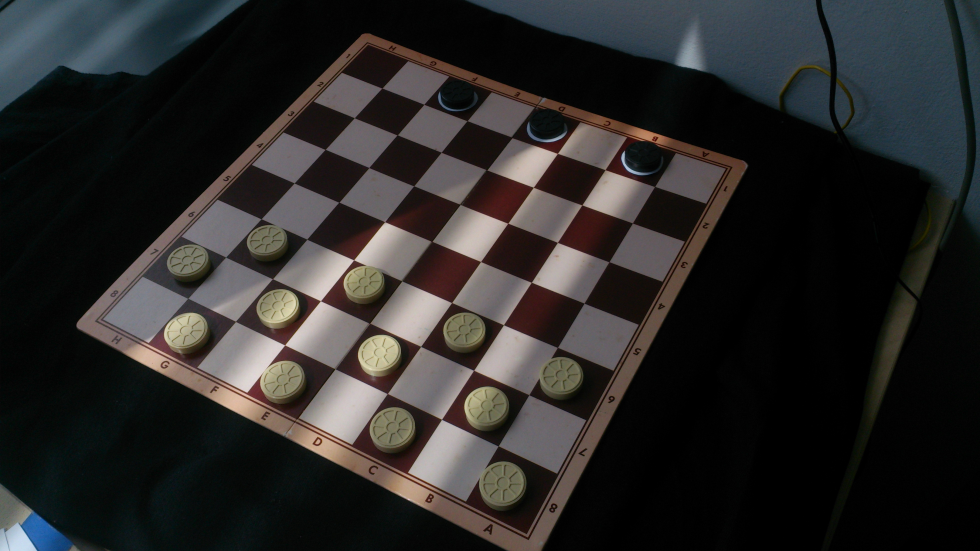
#> input picture DSC_0397.JPG, 3920 x 2204 px, given in place of the camera (shown at 1/4 size)
$ python Sachy_final3.py   (Python 2 division)   (older library calls are emulated)
#> lines starting #> are read from the running program, lines starting #| are printed output that depends on the picture; after the words box and inside, x2 and y2 are one past the last pixel; in counts of white or black regions, pixels touching at a corner belong together
import cStringIO
import urllib
import scipy
import scipy.misc
import skimage
import skimage.io
import skimage.data
import skimage.draw
from skimage.filters import threshold_otsu, gaussian_filter
import skimage.transform
# from skimage.filter import threshold_otsu, gaussian_filter
from skimage.morphology import binary_closing, binary_erosion, binary_opening, label, binary_dilation
from skimage.measure import regionprops
from skimage.color import label2rgb, rgb2gray
import skimage.feature
from matplotlib.pyplot import imshow
import matplotlib.pyplot as plt
import numpy as np
import cv2
# from __future__ import print_function

import math
import numpy as np
import matplotlib.pyplot as plt

from skimage import data
from skimage import transform as tf

# [52 lines left out: function policka, not called in this run]

# def fce():
#     return 0

def najdi_kruznice(obr, prah_kruznice):
    edg = skimage.feature.canny(rgb2gray(obr),3)
    try_radii = np.arange(15, 30)
    res = skimage.transform.hough_circle(edg, try_radii)
#     r, c, try_radii[ridx]

#     prah_kruznice = 0.5
    kruznice = np.asarray(np.nonzero(res > prah_kruznice)).T
    nove_kruznice = []
    for kruz in kruznice:
        nova_kruz = [kruz[1], kruz[2], try_radii[kruz[0]]]
        nove_kruznice.append(nova_kruz)
    kruznice = filtrace_kruznic(nove_kruznice)
    return kruznice

def filtrace_kruznic (kruznice):
    kruznice_filtr = []
    for k in range(len(kruznice)):
        vzdalenosti = []
        for i in range(len(kruznice_filtr)):
            vzdal = vzdalenost(kruznice[k], kruznice_filtr[i])
            vzdalenosti.append(vzdal)

        if len(vzdalenosti) == 0:
            kruznice_filtr.append(kruznice[k])
        else:
            if np.min(vzdalenosti) > 10:
                kruznice_filtr.append(kruznice[k])
    return kruznice_filtr
# print kruznice_filtr

# [23 lines left out: function vymaluj_kruznice, not called in this run]

def vzdalenost(stred1, stred2):
    vzdal = ((stred2[0]-stred1[0])**2+(stred2[1]-stred1[1])**2)**0.5
    return vzdal

def nacti_obrazek():
    cap = cv2.VideoCapture(0)
    ret, frame = cap.read()
    img = cv2.cvtColor(frame, cv2.COLOR_BGR2GRAY)
    # plt.imshow(img, cmap="gray")
    # cap = cv2.VideoCapture(0)
    # ret, frame = cap.read()
    #
    # # Our operations on the frame come here
    img = cv2.cvtColor(frame, cv2.COLOR_BGR2GRAY)
    obr=img
    # plt.show()
    return obr

def najdi_zmeny(kruznice, kruznice_prev):
    zmeny=[]
    for k in range(len(kruznice)):
        je_kruznice_v_seznamu(kruznice[k], kruznice_prev)
        kr=je_kruznice_v_seznamu(kruznice[k], kruznice_prev)

        if kr==False:
            zmeny.append(k)

        # [6 lines of commented-out code are left out]
    return zmeny

# [11 lines left out: function je_kruznice_v_seznamu, not called in this run]

margins = dict(hspace=0.01, wspace=0.01, top=1, bottom=0, left=0, right=1)

# rohy_sachovnice = np.asarray(plt.ginput(4))
rohy_sachovnice = np.asarray([
    [133.69354839,  94.98387097],
    [105.30645161, 417.56451613],
    [461.43548387, 418.85483871],
    [440.79032258, 110.46774194]])

cap = cv2.VideoCapture(0)
ret, frame = cap.read()
#> frame is the input picture: shape (2204, 3920, 3); mean B, G, R 40.8, 41.6, 42.8
img = cv2.cvtColor(frame, cv2.COLOR_BGR2GRAY)
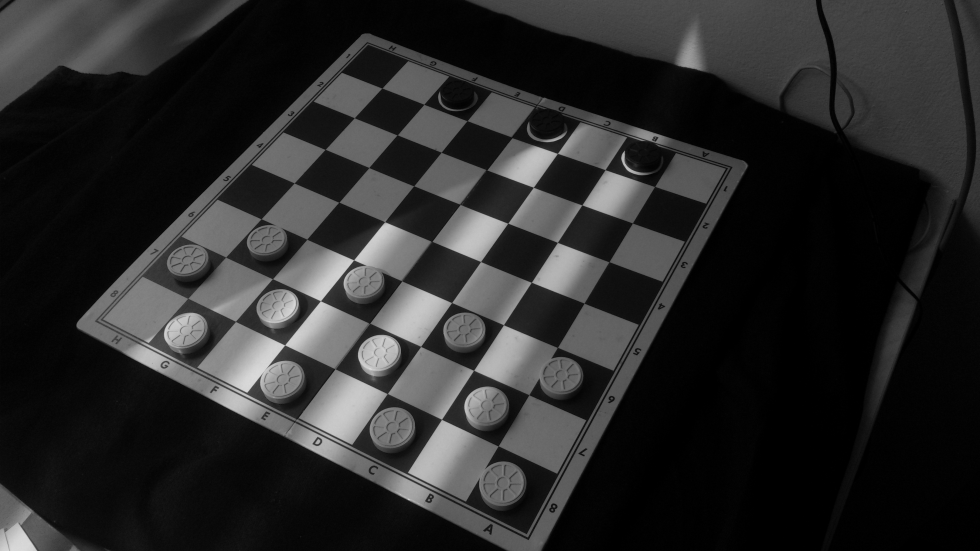
#> img: shape (2204, 3920) (shown at 1/4 size); min 0, max 229, mean 41.9

src = np.array((
    (0, 0),
    (0, 400),
    (400, 400),
    (400, 0)
))
dst = rohy_sachovnice

tform3 = tf.ProjectiveTransform()
tform3.estimate(src, dst)
warped = tf.warp(img, tform3, output_shape=(50, 300))
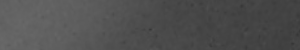
#> warped: shape (50, 300) float64; min 0.215, max 0.411, mean 0.315

# [8 lines of commented-out code are left out]
while True:
    obr = nacti_obrazek()
    obr = tf.warp(obr, tform3, output_shape=(400, 400))
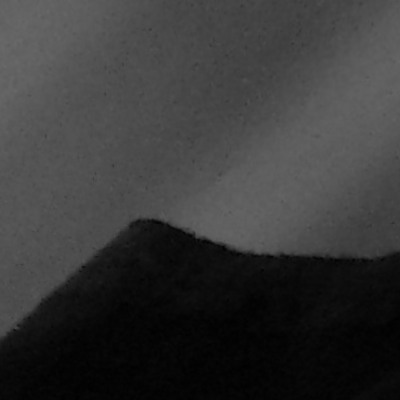
#> obr: shape (400, 400) float64; min 0.00412, max 0.411, mean 0.219
    plt.imshow(obr, cmap="gray")
    plt.show()

    obr_prev = nacti_obrazek()
    obr_prev = tf.warp(obr_prev, tform3, output_shape=(400, 400))
    plt.imshow(obr_prev, cmap="gray")
    plt.show()

    # print rohy_sachovnice

    kruznice = najdi_kruznice(obr, 0.4)
#> in najdi_kruznice, `edg = skimage.feature.canny(rgb2gray(obr),3)`:
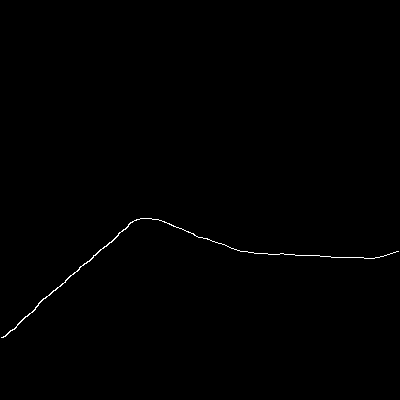
#> edg: shape (400, 400) bool; 0.32% white in thin lines or dots, all inside (x1, y1, x2, y2) = (1, 218, 399, 338)
#> in najdi_kruznice, `kruznice = np.asarray(np.nonzero(res > prah_kruznice)).T`: kruznice = empty array
#> after the loop in najdi_kruznice, `for kruz in kruznice:`: nove_kruznice = []
#> kruznice = []
    kruznice_prev = najdi_kruznice(obr_prev, 0.4)
#> kruznice_prev = []


    f = 0
    f = len(kruznice) - len(kruznice_prev)
#> f = 0

    # [5 lines of commented-out code are left out]


    zmeny = najdi_zmeny(kruznice, kruznice_prev)
#> after the loop in najdi_zmeny, `for k in range(len(kruznice)):`: zmeny = []
#> zmeny = []
    # print zmeny

    zmena_prev = najdi_zmeny(kruznice_prev, kruznice)
#> zmena_prev = []
    zmenene_kruznice = []

    if len(zmeny)>0:
        zmenene_kruznice = [kruznice[zmeny[0]]]

    if len(zmeny)>1:
        zmenene_kruznice =  [kruznice[zmeny[1]]]

    # print zmenene_kruznice

    if len(zmeny)==0:
        print "Zadne zmeny"

    else:
        if len(kruznice)==len(kruznice_prev):

            print policka(kruznice[zmeny[0]])  + " -> " + policka(kruznice_prev[zmena_prev[0]])
            if len(zmeny)>1:
                print policka(kruznice[zmeny[1]]) + " -> " + policka(kruznice_prev[zmena_prev[1]])

        else:
            print "Figurka byla vyhozena! " + "Pocet:"


        plt.show()

pass
